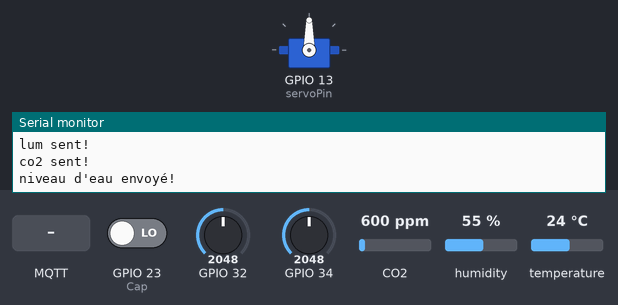
The sketch below on a simulated ESP32. Shown: servo, the last lines printed to the serial monitor. Inputs (shaded band) come from the test bench; at power-on: temperature 24 °C, GPIO 23 (Cap) LOW, GPIO 32 = 2048, GPIO 34 = 2048, CO2 600 ppm, humidity 55 %. WiFi joins after 1.5 s; servers stay silent unless stated; no MQTT or app messages arrive unless stated.

Above: at 2.7 s.
2.8 s: MQTT message "1" arrives on the second subscribed topic
At 3.13 s:
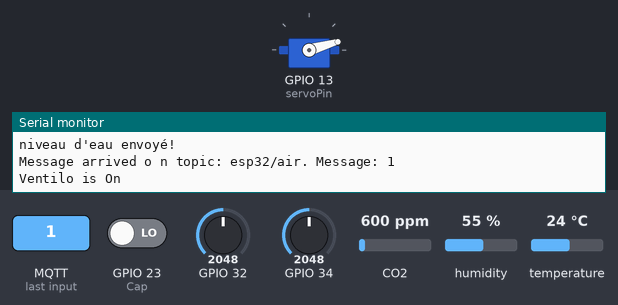
9.8 s: MQTT message "1" arrives on the third subscribed topic
At 19.5 s:
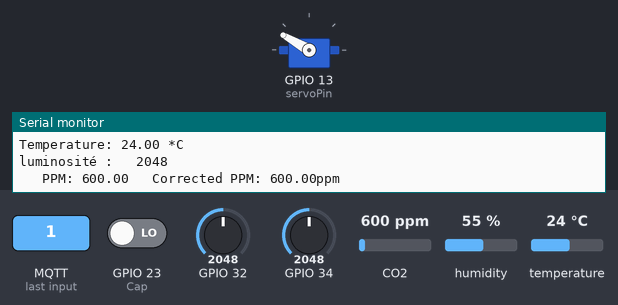
20.1 s: temperature set to 10.5 °C
21.6 s: temperature set to 9.6 °C
Timing chart, 0 to 24.1 s (numbered marks = the images above; inputs shaded):
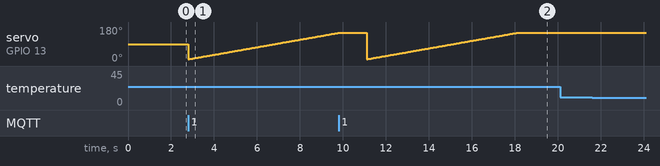

The sketch:

code_finale.ino
```cpp
// #include <Arduino.h>
// #include <Adafruit_Sensor.h>  // Library : Adafruit Unified Sensor
// #include <DHT.h>
// #include <DHT_U.h>  // Library : DHT sensor library
// #include "Wire.h"
// #include "SPI.h"
// #include "MQ135.h"
// #include "PubSubClient.h" // Connect and publish to the MQTT broker
// #include "WiFi.h"
// //**********************************************

// #define DHTPIN 21// IMPORTANT D2 on NodeMCU is GPIO 4
// #define DHTTYPE DHT22
// // WiFi
// const char* ssid = "viveHamadi";                 // Your personal network SSID
// const char* wifi_password = "samy1243"; // Your personal network password
// //MQTT
// const char* mqtt_server = "192.168.137.127";  // IP of the MQTT broker
// const char* humidity_topic = "serre/humidity";
// const char* temperature_topic = "serre/temperature";
// const char* soil_topic = "serre/soli";
// const char* lum_topic = "serre/lum";
// const char* CO2_topic = "serre/gaz";
// ////////////////////
// const char* pompe_topic = "esp32/water";
// const char* ventilo_topic = "esp32/air";
// ///////////////////
// //GPIOS
// int R1= 32;      //pompe
// int R2= 18;      //ventilo
// ///////////////////


// const char* mqtt_username = "vivealik"; // MQTT username
// const char* mqtt_password = "fifisurtoi"; // MQTT password
// const char* clientID = "client_livingroom"; // MQTT client ID

// const int wet  = 1615;   //you need to replace this value with Value_1
// const int dry= 3450;  //you need to replace this value with Value_2

// int sMValue = 0;
// int soilmoisturepercent=0;

// const int ANALOGPIN= 35 ;

//   MQ135 gasSensor = MQ135(ANALOGPIN);
//   DHT dht(DHTPIN, DHTTYPE);

// // Initialise the WiFi and MQTT Client objects
// WiFiClient wifiClient;
// // 1883 is the listener port for the Broker
// PubSubClient client(mqtt_server, 1883, wifiClient);

// // Custom function to connet to the MQTT broker via WiFi
// void connect_wifi () {

// WiFi.begin(ssid, wifi_password);

// while (WiFi.status() != WL_CONNECTED) {
//     delay(500);
//     Serial.print(".");
//   Serial.println("WiFi connected");
//   Serial.print("IP address: ");
//   Serial.println(WiFi.localIP());}
// }

// void connect_MQTT(){

//   Serial.print("Connecting to ");
//   Serial.println(ssid);

//   // Connect to MQTT Broker
//   // client.connect returns a boolean value to let us know if the connection was successful.
//   // If the connection is failing, make sure you are using the correct MQTT Username and Password (Setup Earlier in the Instructable)
//   if (client.connect(clientID, mqtt_username, mqtt_password)) {
//           Serial.println("Connected to MQTT Broker!");
//           /////////////
//           client.subscribe("esp32/water");
//           client.subscribe("esp32/air");
//           ////////////
//          }
//   else {
//     Serial.println("Connection to MQTT Broker failed...");}
// }

// //////////////////////////////////////

// void callback(String topic, byte* message, unsigned int length) {
//   Serial.print("Message arrived o n topic: ");
//   Serial.print(topic);
//   Serial.print(". Message: ");

//   String messageTemp;

//   for (int i = 0; i < length; i++) {
//     Serial.print((char)message[i]);
//     messageTemp += (char)message[i];
//   }
//   Serial.println();

//   // Feel free to add more  if statements to control more GPIOs with MQTT

//   // If a message is received on the topic home/office/esp1/gpio2, you check if the message is either 1 or 0. Turns the ESP GPIO according to the message
//   if(topic=="esp32/water"){
//       Serial.print("Allumer la pompe ");
//       if(messageTemp == "1"){
//         digitalWrite(R1, HIGH);
//         printf("alllllllllllllllllllluuuuuuuuuuummmmmééééééé");
//       }
//       else if(messageTemp == "0"){
//         digitalWrite(R1, LOW);
//         Serial.print(" La pompe est Off");
//       }
//   }
//   if(topic=="esp32/air"){
//       Serial.print("Ventilo is On ");
//       if(messageTemp == "1"){
//         digitalWrite(R2, HIGH);
//       }
//       else if(messageTemp == "0"){
//         digitalWrite(R2, LOW);
//         Serial.print(" le ventilo est Off");
//       }
//   }
//   Serial.println();
// }
// //////////////////////////////////////////////


//         //******************************

//  void setup() {
//     Serial.begin(9600);
//     dht.begin();
//     connect_wifi ();

//     //////////////
//     pinMode(R1, OUTPUT);
//     pinMode(R2, OUTPUT);
//   ///////////////
//     }


//  void loop() {
//   //  WiFi.disconnect();
//   connect_MQTT();
//   Serial.setTimeout(2000);

// int lightVal = analogRead(32);
// sMValue = analogRead(34);  //put Sensor insert into soil

//   soilmoisturepercent = map(sMValue, dry, wet, 0, 100);

//    if(soilmoisturepercent >= 100) {

//             Serial.println("100 %");}

//    else if(soilmoisturepercent <=0)

//      {Serial.println("0 %");}

//     else if(soilmoisturepercent >0 && soilmoisturepercent < 100)

//             {Serial.print(soilmoisturepercent);

//        Serial.println("%"); }

//   // delay(5000);
// float humidity = dht.readHumidity();
//     //celcius
// float temperature = dht.readTemperature();

//  if (isnan(humidity) || isnan(temperature) )
//     {
//         Serial.println("Failed to read from DHT sensor!");
//         return;
//     }

//   float ppm = gasSensor.getPPM();
//   float correctedPPM = gasSensor.getCorrectedPPM(temperature, humidity);

//     Serial.print("humidité du sol : ");
//     Serial.println(sMValue);
//     Serial.print("Humidity: ");
//     Serial.print(humidity);
//     Serial.println(" %\t");
//     Serial.print("Temperature: ");
//     Serial.print(temperature);
//     Serial.println(" *C ");

//     Serial.print("luminosité : \t");
//     Serial.println(lightVal);

//     Serial.print("\t PPM: ");
//     Serial.print(ppm);
//     Serial.print("\t Corrected PPM: ");
//     Serial.print(correctedPPM);
//     Serial.println("ppm");
//     Serial.println("*******");

// // MQTT can only transmit strings
//     String hs="Hum: "+String((float)humidity)+" % ";
//     String ts="Temp: "+String((float)temperature)+" C ";
//     // String ss="soil: "+String((int)sMValue) +".";
//     String ssp="soilp: "+String((int) soilmoisturepercent)+"%";
//     String lums="lum: "+String((int)lightVal)+". ";
//     String ppms="co2: "+String((float)correctedPPM)+" ppm ";

// // UBLISH to the MQTT Broker (topic = Temperature, defined at the beginning)
//   if (client.publish(temperature_topic, String(temperature).c_str())) {
//       Serial.println("Temperature sent!");
//   }
//   // Again, client.publish will return a boolean value depending on whether it succeded or not.
//   // If the message failed to send, we will try again, as the connection may have broken.
//   else {
//     Serial.println("Temperature failed to send. Reconnecting to MQTT Broker and trying again");
//     client.connect(clientID, mqtt_username, mqtt_password);
//     delay(10); // This delay ensures that client.publish doesn't clash with the client.connect call
//     client.publish(temperature_topic, String(temperature).c_str());
//   }

//   // PUBLISH to the MQTT Broker (topic = Humidity, defined at the beginning)
//   if (client.publish(humidity_topic, String(humidity).c_str())) {
//     Serial.println("Humidity sent!");
//   }
//   // Again, client.publish will return a boolean value depending on whether it succeded or not.
//   // If the message failed to send, we will try again, as the connection may have broken.
//   else {
//     Serial.println("Humidity failed to send. Reconnecting to MQTT Broker and trying again");
//     client.connect(clientID, mqtt_username, mqtt_password);
//     delay(10); // This delay ensures that client.publish doesn't clash with the client.connect call
//     client.publish(humidity_topic, String(humidity).c_str());
//   }
// if (client.publish(soil_topic, String(soilmoisturepercent ).c_str())) {
//       Serial.println("Soil sent!");
//   }
//   // Again, client.publish will return a boolean value depending on whether it succeded or not.
//   // If the message failed to send, we will try again, as the connection may have broken.
//   else {
//     Serial.println("soil failed to send. Reconnecting to MQTT Broker and trying again");
//     client.connect(clientID, mqtt_username, mqtt_password);
//     delay(10); // This delay ensures that client.publish doesn't clash with the client.connect call
//     client.publish(soil_topic, String(soilmoisturepercent ).c_str());
//   }

// if (client.publish(lum_topic, String(lightVal).c_str())) {
//     Serial.println("lum sent!");
//   }
//   // Again, client.publish will return a boolean value depending on whether it succeded or not.
//   // If the message failed to send, we will try again, as the connection may have broken.
//   else {
//     Serial.println("lum failed to send. Reconnecting to MQTT Broker and trying again");
//     client.connect(clientID, mqtt_username, mqtt_password);
//  delay(10); // This delay ensures that client.publish doesn't clash with the client.connect call
//     client.publish(lum_topic, String(lightVal).c_str());
//   }

// if (client.publish(CO2_topic, String(correctedPPM).c_str())) {
//     Serial.println("co2 sent!");
//   }
//   // Again, client.publish will return a boolean value depending on whether it succeded or not.
//   // If the message failed to send, we will try again, as the connection may have broken.
//   else {
//     Serial.println("co2 failed to send. Reconnecting to MQTT Broker and trying again");
//     client.connect(clientID, mqtt_username, mqtt_password);
//  delay(10); // This delay ensures that client.publish doesn't clash with the client.connect call
//     client.publish(CO2_topic, String(correctedPPM).c_str());
//   }

// client.loop();

//   client.disconnect();  // disconnect from the MQTT broker

//     delay(9000);

// }


#include <Arduino.h>
#include <Adafruit_Sensor.h>  // Library : Adafruit Unified Sensor
#include <ESP32Servo.h>

#include <DHT.h>
#include <DHT_U.h>  // Library : DHT sensor library
#include "Wire.h"
#include "SPI.h"
#include "MQ135.h"
#include "PubSubClient.h" // Connect and publish to the MQTT broker
#include "WiFi.h"
//**********************************************

#define DEEP_SLEEP_TIME 5
#define DHTPIN 21// IMPORTANT D2 on NodeMCU is GPIO 4
#define DHTTYPE DHT22
#define Cap 23

// WiFi
char* ssid = "viveHamadi";                 // Your personal network SSID
const char* wifi_password = "samy1243"; // Your personal network password
//MQTT
const char* mqtt_server = "192.168.137.231";  // IP of the MQTT broker
//Topics_in
const char* pompe_topic = "esp32/water";
const char* ventilo_topic = "esp32/air";
const char* servo_topic    ="esp32/servo";
// const char* led_topic = "esp32/light";

const char* humidity_topic = "serre/humidity";
const char* temperature_topic ="serre/temperature";
const char* soil_topic = "serre/soli";
const char* lum_topic = "serre/lum";
const char* CO2_topic = "serre/gaz";
const char* niveau_topic = "serre/reservoir";

const char* mqtt_username = "vivealik"; // MQTT username
const char* mqtt_password = "fifisurtoi"; // MQTT password
const char* clientID_1 = "client_livingroom";// MQTT client ID
const char* clientID = "Esp32Client"; // MQTT client ID

// Initializes the espClient
WiFiClient espClient;
PubSubClient client(espClient);

const int wet  = 1615;   //you need to replace this value with Value_1
const int dry= 3450;  //you need to replace this value with Value_2
int Liquid_level=0;

int sMValue = 0;
int soilmoisturepercent=0;

const int ANALOGPIN= 35 ;

MQ135 gasSensor = MQ135(ANALOGPIN);
DHT dht(DHTPIN, DHTTYPE);

unsigned long previousMillis = 0;
unsigned long interval = 30000;


//GPIOS
 int R1= 25;      //pompe
 int R2= 14;      //ventilo
 int R3= 27;      //lum

Servo myservo;  // create servo object to control a servo
int pos = 10;    // variable to store the servo position
///Recommended PWM GPIO pins on the ESP32 include 2,4,12-19,21-23,25-27,32-33
 int servoPin = 13;

//Function to connect to WIFI
void connect_wifi () {

   WiFi.begin(ssid, wifi_password);

   while (WiFi.status() != WL_CONNECTED) {

     delay(500);
     Serial.print(".");
   Serial.println("WiFi connected");
   Serial.print("IP address: ");
   Serial.println(WiFi.localIP());} }


//Function to connect to MQTT
void connect_MQTT()
{

   Serial.print("Connecting to ");
   Serial.println(ssid);

  // Connect to MQTT Broker
  // client.connect returns a boolean value to let us know if the connection was successful.
  // If the connection is failing, make sure you are using the correct MQTT Username and Password (Setup Earlier in the Instructable)

   if (client.connect(clientID, mqtt_username, mqtt_password) || client.connect(clientID_1, mqtt_username, mqtt_password)  ) {
           Serial.println("Connected to MQTT Broker!");
           client.subscribe("esp32/water");
           client.subscribe("esp32/air");
           client.subscribe("esp32/servo");
           client.subscribe("esp32/lum");
           }
  else {
         Serial.println("Connection to MQTT Broker failed...");}

}
void reconnect () {


  // Loop until we're reconnected
  while (!client.connected()) {
    Serial.print("Attempting MQTT connection...");
  if (client.connect(clientID)) {
   client.subscribe("esp32/air");
   client.subscribe("esp32/ventilo");
   client.subscribe("esp32/servo");
   client.subscribe("esp32/lum");
   Serial.print("esp is sub");

   }
    else { Serial.print("failed, rc=");
      Serial.print(client.state());
      Serial.println(" try again in 5 seconds");
      // Wait 5 seconds before retrying
      delay(5000);
    }
  }
}
//Function executed only when a message is received
void callback(String topic, byte* message, unsigned int length) {
  Serial.print("Message arrived o n topic: ");
  Serial.print(topic);
  Serial.print(". Message: ");

  String messageTemp;

  for (int i = 0; i < length; i++) {
    Serial.print((char)message[i]);
    messageTemp += (char)message[i];
  }
  Serial.println();

  // Feel free to add more  if statements to control more GPIOs with MQTT

  // If a message is received on the topic home/office/esp1/gpio2, you check if the message is either 1 or 0. Turns the ESP GPIO according to the message
  if(topic=="esp32/water"){
      Serial.print("Allumer la pompe ");
      if(messageTemp == "1"){
        digitalWrite(R1, HIGH);
      }
      else if(messageTemp == "0"){
        digitalWrite(R1, LOW);
        Serial.print(" La pompe est Off");
      }
  }
  if(topic=="esp32/lum"){
      Serial.print("Allumer la lum");
      if(messageTemp == "1"){
        digitalWrite(R3, HIGH);
      }
      else if(messageTemp == "0"){
        digitalWrite(R3, LOW);
        Serial.print(" La lum est Off");
      }
  }

  if(topic=="esp32/air"){
      Serial.print("Ventilo is On ");
      if(messageTemp == "1"){

       for (pos = 10; pos <= 150 ; pos += 1) { // goes from 0 degrees to 180 degrees
         myservo.write(pos);    // tell servo to go to position in variable 'pos'
         delay(50);             // waits 15ms for the servo to reach the position
        digitalWrite(R2, HIGH);
  }

      }
      else if(messageTemp == "0"){
        digitalWrite(R2, LOW);
        for (pos = 150; pos >= 10 ; pos -= 1) { // goes from 0 degrees to 180 degrees
                       // in steps of 1 degree
                 myservo.write(pos);    // tell servo to go to position in variable 'pos'
                 delay(50);             // waits 15ms for the servo to reach the position
      }
        Serial.print(" le ventilo est Off");
      }
  }
  if(topic=="esp32/servo"){
      Serial.print("Servo is On ");
      if(messageTemp == "0"){
       for (pos = 150; pos >= 10 ; pos -= 1) { // goes from 0 degrees to 180 degrees
         myservo.write(pos);    // tell servo to go to position in variable 'pos'
         delay(50);             // waits 15ms for the servo to reach the position
  }
      }
      else if(messageTemp == "1"){
             for (pos = 10; pos <= 150 ; pos += 1) { // goes from 0 degrees to 180 degrees
                       // in steps of 1 degree
                 myservo.write(pos);    // tell servo to go to position in variable 'pos'
                 delay(50);             // waits 15ms for the servo to reach the position
      }
  }

  }
  Serial.println();
}

void dataout() {
  int lightVal = analogRead(32);
    sMValue = analogRead(34);

  soilmoisturepercent = map(sMValue, dry, wet, 0, 100);

    if(soilmoisturepercent >= 100) {

            Serial.println("100 %");}

    else if(soilmoisturepercent <=0)

      {Serial.println("0 %");}

    else if(soilmoisturepercent >0 && soilmoisturepercent < 100)

            {Serial.print(soilmoisturepercent);

       Serial.println("%"); }

float humidity = dht.readHumidity();
    //celcius
float temperature = dht.readTemperature();

 if (isnan(humidity) || isnan(temperature) )
    {
        Serial.println("Failed to read from DHT sensor!");
        return;
    }

  float ppm = gasSensor.getPPM();
  float correctedPPM = gasSensor.getCorrectedPPM(temperature, humidity);

  Serial.print("humidité du sol : ");
  Serial.println(sMValue);
  Serial.print("Humidity: ");
  Serial.print(humidity);
  Serial.println(" %\t");
  Serial.print("Temperature: ");
  Serial.print(temperature);
  Serial.println(" *C ");

  Serial.print("luminosité : \t");
  Serial.println(lightVal);

  Serial.print("\t PPM: ");
  Serial.print(ppm);
  Serial.print("\t Corrected PPM: ");
  Serial.print(correctedPPM);
  Serial.println("ppm");
  Serial.println("*******");

  Liquid_level=digitalRead(Cap);

 Serial.print("Liquid_level= ");
 Serial.println(Liquid_level,DEC);

  String hs="Hum: "+String((float)humidity)+" % ";
  String ts="Temp: "+String((float)temperature)+" C ";
  String ss="soil: "+String((int)sMValue) +".";
  String ssp="soilp: "+String((int) soilmoisturepercent)+"%";
  String lums="lum: "+String((int)lightVal)+". ";
  String ppms="co2: "+String((float)correctedPPM)+" ppm ";
  String res="niv_eau: "+String((float)Liquid_level);

 // // UBLISH to the MQTT Broker (topic = Temperature, defined at the beginning)
  if (client.publish(temperature_topic, String(temperature).c_str())) {
       Serial.println("Temperature sent!");
   }
   else {
    Serial.println("Temperature failed to send. Reconnecting to MQTT Broker and trying again");
     client.connect(clientID_1, mqtt_username, mqtt_password);
     delay(10);
     client.publish(temperature_topic, String(temperature).c_str());
   }


 if (client.publish(humidity_topic, String(humidity).c_str())) {
    Serial.println("Humidity sent!");  }

   else {
     Serial.println("Humidity failed to send. Reconnecting to MQTT Broker and trying again");
     client.connect(clientID_1, mqtt_username, mqtt_password);
     delay(10); // This delay ensures that client.publish doesn't clash with the client.connect call
     client.publish(humidity_topic, String(humidity).c_str());
  }

 if (client.publish(soil_topic, String(soilmoisturepercent ).c_str())) {
       Serial.println("Soil sent!");}

 else {
     Serial.println("soil failed to send. Reconnecting to MQTT Broker and trying again");
    client.connect(clientID_1, mqtt_username, mqtt_password);
     delay(10); // This delay ensures that client.publish doesn't clash with the client.connect call
     client.publish(soil_topic, String(soilmoisturepercent ).c_str());}


 if (client.publish(lum_topic, String(lightVal).c_str())) {
     Serial.println("lum sent!"); }

  else {
     Serial.println("lum failed to send. Reconnecting to MQTT Broker and trying again");
     client.connect(clientID_1, mqtt_username, mqtt_password);
  delay(10);
     client.publish(lum_topic, String(lightVal).c_str());}


 if (client.publish(CO2_topic, String(correctedPPM).c_str())) {
     Serial.println("co2 sent!");   }

  else {
     Serial.println("co2 failed to send. Reconnecting to MQTT Broker and trying again");
     client.connect(clientID_1, mqtt_username, mqtt_password);
     delay(10);
     client.publish(CO2_topic, String(correctedPPM).c_str());
    }

 if (client.publish(niveau_topic, String(Liquid_level).c_str())) {
     Serial.println("niveau d'eau envoyé!");   }

  else {
     Serial.println("niveau d'eau failed to send. Reconnecting to MQTT Broker and trying again");
     client.connect(clientID_1, mqtt_username, mqtt_password);
     delay(10);
     client.publish(niveau_topic, String(Liquid_level).c_str());
    }

  delay(1000);
}

void setup() {
  // put your setup code here, to run once:

  Serial.begin(9600);
  pinMode(R1, OUTPUT);
  pinMode(R2, OUTPUT);
  dht.begin();
  connect_wifi ();

  client.setServer(mqtt_server, 1883);
  client.setCallback(callback);
    connect_MQTT();


  ESP32PWM::allocateTimer(0);
  ESP32PWM::allocateTimer(1);
  ESP32PWM::allocateTimer(2);
  ESP32PWM::allocateTimer(3);
  myservo.setPeriodHertz(50);    // standard 50 hz servo
  myservo.attach(servoPin, 500, 2400);
}

void loop() {
  // put your main code here, to run repeatedly:

  //  Serial.setTimeout(2000);
// this function will listen for incomming
  //subscribed topic-process-invoke receivedCallback */
  client.loop();
  client.connect("Esp32Client");

if (!client.connected()) {
    reconnect();
  }


dataout();


unsigned long currentMillis = millis();
// if WiFi is down, try reconnecting
if ((WiFi.status() != WL_CONNECTED) && (currentMillis - previousMillis >=interval)) {
  Serial.print(millis());
  Serial.println("Reconnecting to WiFi...");
  // WiFi.disconnect();
  WiFi.reconnect();
  previousMillis = currentMillis;
}


}
```
